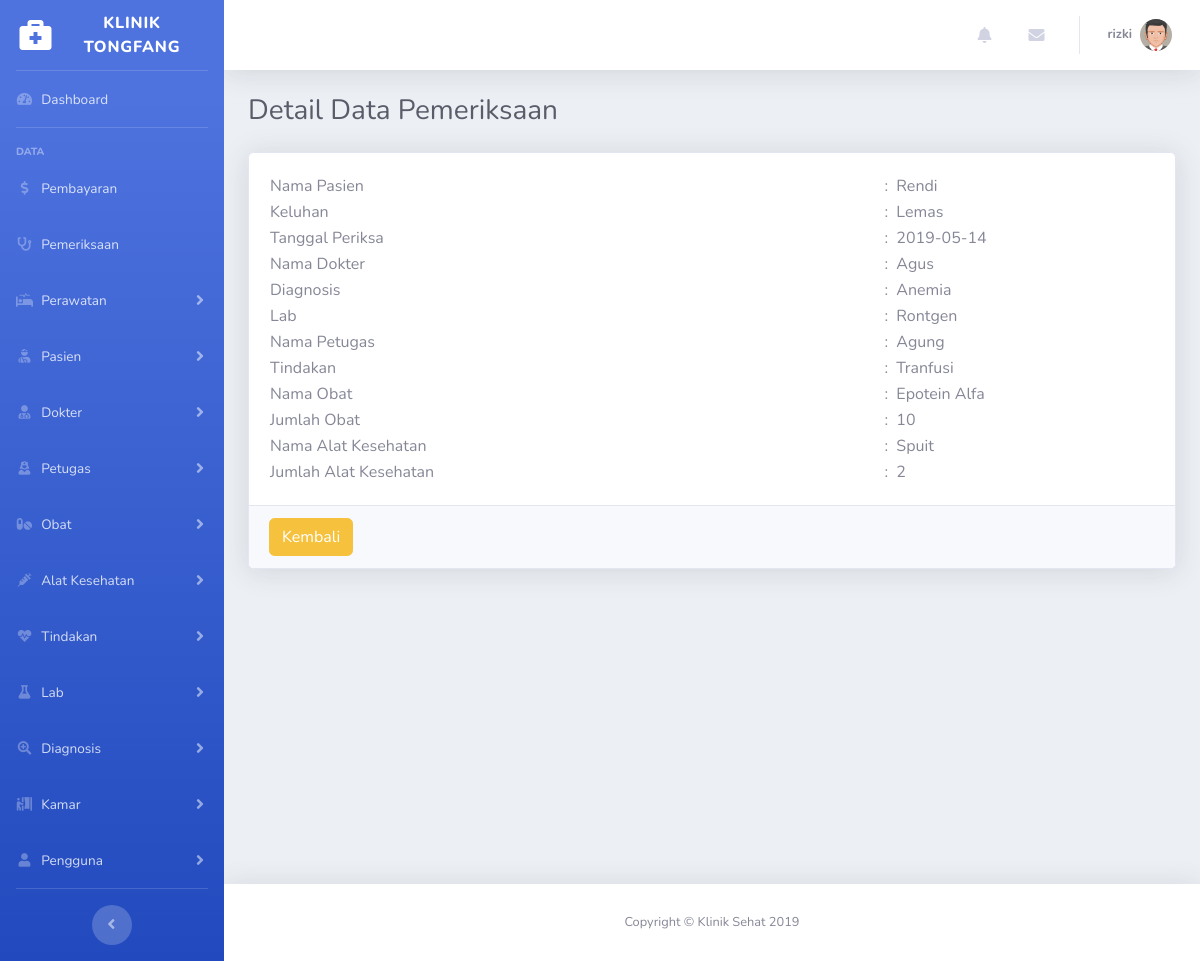
/index.php?page=pemeriksaan&aksi=detail&id_pemeriksaan=19 (signed in), run on the app's committed database.
### tables this page shows
CREATE TABLE `pemeriksaan` (
  `id_pemeriksaan` int(20) NOT NULL,
  `id_pasien` int(20) NOT NULL,
  `keluhan` varchar(20) NOT NULL,
  `tgl_periksa` date NOT NULL,
  `id_dokter` int(20) NOT NULL,
  `id_diagnosis` int(20) NOT NULL,
  `id_lab` int(20) NOT NULL,
  `id_petugas` int(20) NOT NULL,
  `id_tindakan` int(20) NOT NULL,
  `id_obat` int(20) NOT NULL,
  `jumlah_obat` int(20) NOT NULL,
  `id_alkes` int(20) NOT NULL,
  `jumlah_alkes` int(20) NOT NULL,
  `id_pembayaran` int(20) NOT NULL
);

CREATE TABLE `pasien` (
  `id_pasien` int(20) NOT NULL,
  `nama_pasien` varchar(20) NOT NULL,
  `jk` varchar(10) NOT NULL,
  `usia` int(3) NOT NULL,
  `pekerjaan` varchar(20) NOT NULL,
  `alamat` varchar(30) NOT NULL,
  `no_telp` varchar(20) NOT NULL
);

CREATE TABLE `dokter` (
  `id_dokter` int(20) NOT NULL,
  `nama_dokter` varchar(20) NOT NULL,
  `tgl_lahir` date NOT NULL,
  `jk` varchar(10) NOT NULL,
  `alamat` varchar(30) NOT NULL,
  `tgl_masuk` date NOT NULL,
  `tarif_dokter` int(20) NOT NULL
);

CREATE TABLE `diagnosis` (
  `id_diagnosis` int(20) NOT NULL,
  `nama_diagnosis` varchar(20) NOT NULL
);

CREATE TABLE `lab` (
  `id_lab` int(20) NOT NULL,
  `nama_lab` varchar(40) NOT NULL,
  `tarif_lab` int(20) NOT NULL
);

CREATE TABLE `petugas` (
  `id_petugas` int(20) NOT NULL,
  `nama_petugas` varchar(30) NOT NULL,
  `tgl_lahir` date NOT NULL,
  `jk` varchar(10) NOT NULL,
  `alamat` varchar(20) NOT NULL,
  `tgl_masuk` date NOT NULL,
  `tarif_petugas` int(20) NOT NULL
);

CREATE TABLE `tindakan` (
  `id_tindakan` int(20) NOT NULL,
  `nama_tindakan` varchar(20) NOT NULL,
  `tarif_tindakan` int(20) NOT NULL
);

CREATE TABLE `obat` (
  `id_obat` int(20) NOT NULL,
  `nama_obat` varchar(20) NOT NULL,
  `jenis_obat` varchar(20) NOT NULL,
  `harga_jual` int(20) NOT NULL,
  `stock_obat` int(20) NOT NULL,
  `tgl_beli` date NOT NULL,
  `tgl_kedaluwarsa` date NOT NULL
);

CREATE TABLE `alkes` (
  `id_alkes` int(20) NOT NULL,
  `nama_alkes` varchar(30) NOT NULL,
  `jenis_unit` varchar(20) NOT NULL,
  `harga_jual` int(20) NOT NULL,
  `stock_alkes` int(20) NOT NULL,
  `tgl_beli` date NOT NULL
);

### modul/pemeriksaan/pemeriksaan_detail.php (the view)
<h1 class="h3 mb-4 text-gray-800">Detail Data Pemeriksaan</h1>
                <div class="card shadow mb-4">
                    <div class="card-body">
                   <?php
             $id_pemeriksaan = $_REQUEST['id_pemeriksaan'];
                $sql = mysqli_query($con, "SELECT pasien.nama_pasien,pemeriksaan.keluhan,pemeriksaan.tgl_periksa,dokter.nama_dokter,diagnosis.nama_diagnosis,lab.nama_lab,petugas.nama_petugas,tindakan.nama_tindakan,obat.nama_obat,pemeriksaan.jumlah_obat,alkes.nama_alkes,pemeriksaan.jumlah_alkes FROM pasien,pemeriksaan,dokter,petugas,lab,diagnosis,tindakan,obat,alkes WHERE pasien.id_pasien=pemeriksaan.id_pasien and dokter.id_dokter=pemeriksaan.id_dokter and diagnosis.id_diagnosis=pemeriksaan.id_diagnosis and lab.id_lab=pemeriksaan.id_lab and petugas.id_petugas=pemeriksaan.id_petugas AND tindakan.id_tindakan=pemeriksaan.id_tindakan AND obat.id_obat=pemeriksaan.id_obat AND alkes.id_alkes=pemeriksaan.id_alkes and id_pemeriksaan='$id_pemeriksaan'");
                while($row = mysqli_fetch_array($sql)){
            ?>
                                        <table width="1000px">
                                          <tr>
                                          <td>Nama Pasien</td>
                                          <td>:&nbsp&nbsp<?php echo $row['nama_pasien']; ?></td>
                                          </tr>
                                          <tr>
                                          <td>Keluhan</td>
                                          <td>:&nbsp&nbsp<?php echo $row['keluhan']; ?></td>
                                          </tr>
                                          <tr>
                                          <td>Tanggal Periksa</td>
                                          <td>:&nbsp&nbsp<?php echo $row['tgl_periksa']; ?></td>
                                          </tr>
                                          <tr>
                                          <td>Nama Dokter</td>
                                          <td>:&nbsp&nbsp<?php echo $row['nama_dokter']; ?></td>
                                          </tr>
                                          <tr>
                                          <td>Diagnosis</td>
                                          <td>:&nbsp&nbsp<?php echo $row['nama_diagnosis']; ?></td>
                                          </tr>
                                          <tr>
                                          <td>Lab</td>
                                          <td>:&nbsp&nbsp<?php echo $row['nama_lab']; ?></td>
                                          </tr>
                                          <tr>
                                          <td>Nama Petugas</td>
                                          <td>:&nbsp&nbsp<?php echo $row['nama_petugas']; ?></td>
                                          </tr>
                                          <tr>
                                          <td>Tindakan</td>
                                          <td>:&nbsp&nbsp<?php echo $row['nama_tindakan']; ?></td>
                                          </tr>
                                          <tr>
                                          <td>Nama Obat</td>
                                          <td>:&nbsp&nbsp<?php echo $row['nama_obat']; ?></td>
                                          </tr>
                                          <tr>
                                          <td>Jumlah Obat</td>
                                          <td>:&nbsp&nbsp<?php echo $row['jumlah_obat']; ?></td>
                                          </tr>
                                          <tr>
                                          <td>Nama Alat Kesehatan</td>
                                          <td>:&nbsp&nbsp<?php echo $row['nama_alkes']; ?></td>
                                          </tr>
                                          <tr>
                                          <td>Jumlah Alat Kesehatan</td>
                                          <td>:&nbsp&nbsp<?php echo $row['jumlah_alkes']; ?></td>
                                          </tr>
                                          </table>
            <?php
            }
            ?>
                        </div>
                         <div class="card-footer">
                       <a href="./index.php?page=pemeriksaan" class="btn btn-warning">Kembali</a>
                    </div>
                    </div>

### index.php (shortened to what this page needs)
<?php
include("db.php");
$id_user=$_SESSION['id_user'];
$sql="SELECT * FROM login where id_user='$id_user'";
$result=mysqli_query($con,$sql);
$data = mysqli_fetch_array($result);
?>
<!DOCTYPE html>
<html lang="en">
<head>
  <link href="assets/vendor/fontawesome-free/css/all.min.css" rel="stylesheet" type="text/css">
  <link href="assets/css/sb-admin-2.min.css" rel="stylesheet">
  <link rel="stylesheet" type="text/css" href="assets/css/animate.css">
  <link href="assets/vendor/datatables/dataTables.bootstrap4.min.css" rel="stylesheet">
  <link rel="stylesheet" href="assets/plugins/datatables/buttons.dataTables.min.css" >
</head>
<body id="page-top">
  <div id="wrapper">
    <ul class="navbar-nav bg-gradient-primary sidebar sidebar-dark accordion" id="accordionSidebar">
    <a class="sidebar-brand d-flex align-items-center justify-content-center" href="index.php?page=dashboard" >
          <div class="sidebar-brand-icon">
            <i class="fas fa-fw fa-briefcase-medical"></i>
          </div>
          <div class="sidebar-brand-text mx-2"> Klinik TongFang </div>
        </a>
      <hr class="sidebar-divider my-0">
      <li class="nav-item">
        <a class="nav-link" href="index.php?page=dashboard">
          <i class="fas fa-fw fa-tachometer-alt"></i>
          <span>Dashboard</span></a>
      </li>
      <hr class="sidebar-divider">
      <div class="sidebar-heading">
        Data
      </div>
      <li class="nav-item">
        <a class="nav-link" href="index.php?page=pembayaran">
          <i class="fas fa-fw fa-dollar-sign"></i>
          <span>Pembayaran</span></a>
      </li>
      <li class="nav-item">
        <a class="nav-link" href="index.php?page=pemeriksaan">
          <i class="fas fa-fw fa-stethoscope"></i>
          <span>Pemeriksaan</span></a>
      </li>
      <li class="nav-item">
        <a class="nav-link collapsed" href="#" data-toggle="collapse" data-target="#collapsePerawatan" aria-expanded="true" aria-controls="collapsePerawatan">
          <i class="fas fa-fw fa-procedures"></i>
          <span>Perawatan</span>
        </a>
      </li>
      <li class="nav-item">
        <a class="nav-link collapsed" href="#" data-toggle="collapse" data-target="#collapseTwo" aria-expanded="true" aria-controls="collapseTwo">
          <i class="fas fa-fw fa-user-injured"></i>
          <span>Pasien</span>
        </a>
      </li>
      <li class="nav-item">
        <a class="nav-link collapsed" href="#" data-toggle="collapse" data-target="#collapseDokter" aria-expanded="true" aria-controls="collapseDokter">
          <i class="fas fa-fw fa-user-md"></i>
          <span>Dokter</span>
        </a>
      </li>
      <li class="nav-item">
        <a class="nav-link collapsed" href="#" data-toggle="collapse" data-target="#collapsePetugas" aria-expanded="true" aria-controls="collapsePetugas">
          <i class="fas fa-fw fa-user-nurse"></i>
          <span>Petugas</span>
        </a>
      </li>
       <li class="nav-item">
        <a class="nav-link collapsed" href="#" data-toggle="collapse" data-target="#collapseObat" aria-expanded="true" aria-controls="collapseObat">
          <i class="fas fa-fw fa-pills"></i>
          <span>Obat</span>
        </a>
      </li>
      <li class="nav-item">
        <a class="nav-link collapsed" href="#" data-toggle="collapse" data-target="#collapseAlkes" aria-expanded="true" aria-controls="collapseAlkes">
          <i class="fas fa-fw fa-syringe"></i>
          <span>Alat Kesehatan</span>
        </a>
      </li>
      <li class="nav-item">
        <a class="nav-link collapsed" href="#" data-toggle="collapse" data-target="#collapseTindakan" aria-expanded="true" aria-controls="collapseTindakan">
          <i class="fas fa-fw fa-heartbeat"></i>
          <span>Tindakan</span>
        </a>
      </li>
      <li class="nav-item">
        <a class="nav-link collapsed" href="#" data-toggle="collapse" data-target="#collapseLab" aria-expanded="true" aria-controls="collapseLab">
          <i class="fas fa-fw fa-flask"></i>
          <span>Lab</span>
        </a>
      </li>
      <li class="nav-item">
        <a class="nav-link collapsed" href="#" data-toggle="collapse" data-target="#collapseDiagnosis" aria-expanded="true" aria-controls="collapseDiagnosis">
          <i class="fas fa-fw fa-search-plus"></i>
          <span>Diagnosis</span>
        </a>
      </li>
      <li class="nav-item">
        <a class="nav-link collapsed" href="#" data-toggle="collapse" data-target="#collapseKamar" aria-expanded="true" aria-controls="collapseKamar">
          <i class="fas fa-fw fa-person-booth"></i>
          <span>Kamar</span>
        </a>
      </li>
       <li class="nav-item">
        <a class="nav-link collapsed" href="#" data-toggle="collapse" data-target="#collapsePengguna" aria-expanded="true" aria-controls="collapsePengguna">
          <i class="fas fa-fw fa-user"></i>
          <span>Pengguna</span>
        </a>
      </li>
      <hr class="sidebar-divider d-none d-md-block">
      <div class="text-center d-none d-md-inline">
        <button class="rounded-circle border-0" id="sidebarToggle"></button>
      </div>
    </ul>
    <div id="content-wrapper" class="d-flex flex-column">
      <div id="content" style="background-color: #ECF0F5;">
        <nav class="navbar navbar-expand navbar-light bg-white topbar mb-4 static-top shadow">
          <ul class="navbar-nav ml-auto">
            <li class="nav-item dropdown no-arrow mx-1">
              <a class="nav-link dropdown-toggle" href="#" id="alertsDropdown" role="button" data-toggle="dropdown" aria-haspopup="true" aria-expanded="false">
                <i class="fas fa-bell fa-fw"></i>
              </a>
            </li>
            <li class="nav-item dropdown no-arrow mx-1">
              <a class="nav-link dropdown-toggle" href="#" id="messagesDropdown" role="button" data-toggle="dropdown" aria-haspopup="true" aria-expanded="false">
                <i class="fas fa-envelope fa-fw"></i>
              </a>
            </li>
            <li class="nav-item dropdown no-arrow">
              <a class="nav-link dropdown-toggle" href="#" id="userDropdown" role="button" data-toggle="dropdown" aria-haspopup="true" aria-expanded="false">
                <span class="mr-2 d-none d-lg-inline text-gray-600 small"><b><?php echo $data['username']; ?></b></span>
                <img class="img-profile rounded-circle" src="assets/img/avatar5.png">
              </a>
            </li>
          </ul>
        </nav>
        <div class="container-fluid">
           <div class="content-wrapper animated fadeIn">
            <?php include 'content.php' ?>
          </div>
        </div>
      </div>
      <footer class="sticky-footer bg-white shadow">
        <div class="container my-auto">
          <div class="copyright text-center my-auto">
            <span>Copyright &copy; Klinik Sehat 2019</span>
          </div>
        </div>
      </footer>
    </div>
  </div>
</body>
</html>

### content.php (shortened to what this page needs)
<?php
if( isset($_REQUEST['page'] )){
  $page = $_REQUEST['page'];
  switch( $page ){
    case 'pemeriksaan':
      include "modul/pemeriksaan/pemeriksaan.php";
      break;
  }
} else {
?>
    <div class="jumbotron">
      <h2>Page Not Found</h2>
    </div>
<?php
}
?>

### modul/pemeriksaan/pemeriksaan.php (shortened to what this page needs)
<?php
    if( isset( $_REQUEST['aksi'] )){
        $aksi = $_REQUEST['aksi'];
        switch($aksi){
            case 'detail':
                include 'pemeriksaan_detail.php';
                break;
        }
    }
?>

### data on the page
pemeriksaan: id_pasien.nama_pasien "Rendi", keluhan "Lemas", tgl_periksa "2019-05-14", id_dokter.nama_dokter "Agus", id_diagnosis.nama_diagnosis "Anemia", id_lab.nama_lab "Rontgen", id_petugas.nama_petugas "Agung", id_tindakan.nama_tindakan "Tranfusi", id_obat.nama_obat "Epotein Alfa", jumlah_obat "10", id_alkes.nama_alkes "Spuit", jumlah_alkes "2"

### other printed values
$data['username'] "rizki"
